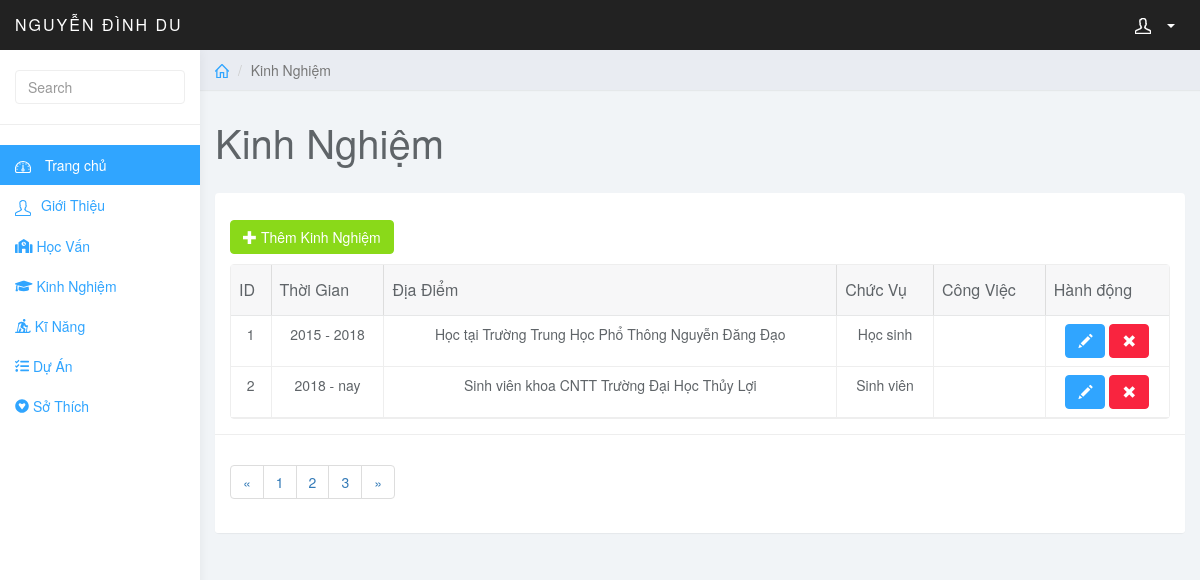
/admin/index.php?page=kinhnghiem (signed in), run on the app's committed database.
### tables this page shows
CREATE TABLE `kinhnghiem` (
  `id` int(10) NOT NULL,
  `date` varchar(30) NOT NULL,
  `kinhng` varchar(255) NOT NULL,
  `chucvu` varchar(255) NOT NULL,
  `congviec` varchar(255) NOT NULL,
  `diem` varchar(10) NOT NULL
);

### admin/kinhnghiem.php (the view, shortened to what this page needs)
<?php
include('../config/connect.php');
$sql = "SELECT * FROM kinhnghiem";
$query =mysqli_query($conn, $sql);
?>
<div class="col-sm-9 col-sm-offset-3 col-lg-10 col-lg-offset-2 main">
    <div class="row">
        <ol class="breadcrumb">
            <li><a href="#"><svg class="glyph stroked home">
                        <use xlink:href="#stroked-home"></use>
                    </svg></a></li>
            <li class="active">Kinh Nghiệm</li>
        </ol>
    </div>
    <div class="row">
        <div class="col-lg-12">
            <h1 class="page-header">Kinh Nghiệm</h1>
        </div>
    </div>
    <div id="toolbar" class="btn-group">
        <a href="index.php?page=add_kinhnghiem" class="btn btn-success">
            <i class="glyphicon glyphicon-plus"></i> Thêm Kinh Nghiệm
        </a>
    </div>
    <div class="row">
        <div class="col-lg-12">
            <div class="panel panel-default">
                <div class="panel-body">
                    <table style="text-align: center;" data-toolbar="#toolbar" data-toggle="table">
                        <thead>
                            <tr>
                                <th data-field="id" data-sortable="true">ID</th>
                                <th data-field="name" data-sortable="true">Thời Gian</th>
                                <th>Địa Điểm</th>
                                <th>Chức Vụ</th>
                                <th>Công Việc</th>
                                <th>Hành động</th>
                            </tr>
                        </thead>
                        <tbody>
                            <?php
                            while($row = mysqli_fetch_array($query)){
                            ?>
                            <tr>
                                <td style="">
                                <?php echo $row['id'];?>
                                </td>
                                <td style="">
                                <?php echo $row['date'];?>
                                </td>
                                <td style="">
                                <?php echo $row['kinhng'];?>
                                </td>
                                <td style="">
                                <?php echo $row['chucvu'];?>
                                </td>
                                <td class="form-group">
											<a href="index.php?page=edit_kinhnghiem&id=<?php echo $row['id']; ?>" class="btn btn-primary"><i class="glyphicon glyphicon-pencil"></i></a>
											<a onclick="return confirm('Bạn muốn xóa không ?')" href="index.php?page=del_kinhnghiem&id=<?php echo $row['id']; ?>" class="btn btn-danger"><i class="glyphicon glyphicon-remove"></i></a>
										</td>
                            </tr>
                        <?php } ?>
                        </tbody>
                    </table>
                </div>
                <div class="panel-footer">
                    <nav aria-label="Page navigation example">
                        <ul class="pagination">
                            <li class="page-item"><a class="page-link" href="#">&laquo;</a></li>
                            <li class="page-item"><a class="page-link" href="#">1</a></li>
                            <li class="page-item"><a class="page-link" href="#">2</a></li>
                            <li class="page-item"><a class="page-link" href="#">3</a></li>
                            <li class="page-item"><a class="page-link" href="#">&raquo;</a></li>
                        </ul>
                    </nav>
                </div>
            </div>
        </div>
    </div>
</div>

### admin/css/styles.css (style rules this page uses)
body { background: #f1f4f7; padding-top: 50px; color: #5f6468; }
a, a:hover, a:focus { color: #30a5ff; }
h1, h2, h3, h4, h5, h6 { color: #5f6468; }
h1 { font-weight: 300; font-size: 40px; }
.btn-primary, .btn-primary:hover, .btn-primary:focus, .btn-primary:active, .btn-primary.active, .open>.dropdown-toggle.btn-primary, .btn-primary.disabled, .btn-primary[disabled], fieldset[disabled] .btn-primary, .btn-primary.disabled:hover, .btn-primary[disabled]:hover, fieldset[disabled] .btn-primary:hover, .btn-primary.disabled:focus, .btn-primary[disabled]:focus, fieldset[disabled] .btn-primary:focus, .btn-primary.disabled:active, .btn-primary[disabled]:active, fieldset[disabled] .btn-primary:active, .btn-primary.disabled.active, .btn-primary[disabled].active, fieldset[disabled] .btn-primary.active { background-color: #30a5ff; border-color: #30a5ff; }
.btn-success, .btn-success:hover, .btn-success:focus, .btn-success:active, .btn-success.active, .open>.dropdown-toggle.btn-success, .btn-success.disabled, .btn-success[disabled], fieldset[disabled] .btn-success, .btn-success.disabled:hover, .btn-success[disabled]:hover, fieldset[disabled] .btn-success:hover, .btn-success.disabled:focus, .btn-success[disabled]:focus, fieldset[disabled] .btn-success:focus, .btn-success.disabled:active, .btn-success[disabled]:active, fieldset[disabled] .btn-success:active, .btn-success.disabled.active, .btn-success[disabled].active, fieldset[disabled] .btn-success.active { background-color: #8ad919; border-color: #8ad919; }
.btn-danger, .btn-danger:hover, .btn-danger:focus, .btn-danger:active, .btn-danger.active, .open>.dropdown-toggle.btn-danger, .btn-danger.disabled, .btn-danger[disabled], fieldset[disabled] .btn-danger, .btn-danger.disabled:hover, .btn-danger[disabled]:hover, fieldset[disabled] .btn-danger:hover, .btn-danger.disabled:focus, .btn-danger[disabled]:focus, fieldset[disabled] .btn-danger:focus, .btn-danger.disabled:active, .btn-danger[disabled]:active, fieldset[disabled] .btn-danger:active, .btn-danger.disabled.active, .btn-danger[disabled].active, fieldset[disabled] .btn-danger.active { background-color: #f9243f; border-color: #f9243f; }
.panel { border: 0; }
.panel-footer { background: #fff; border-top: 1px solid #eee; }
.breadcrumb { border-radius: 0; padding: 10px 15px; background: #e9ecf2; box-shadow: 0 1px 1px rgba(0, 0, 0, .05); margin: 0; }
h1.page-header { margin-top: 30px; border-bottom: 0; }
.table { background: #fff; }
.breadcrumb .glyph { height: 14px; width: 14px; margin: -2px 0 0 0; stroke-width: 4px; }

### data on the page
kinhnghiem: id "1", date "2015 - 2018", kinhng "Học tại Trường Trung Học Phổ Thông Nguyễn Đăng Đạo", chucvu "Học sinh"
kinhnghiem: id "2", date "2018 - nay", kinhng "Sinh viên khoa CNTT Trường Đại Học Thủy Lợi", chucvu "Sinh viên"
